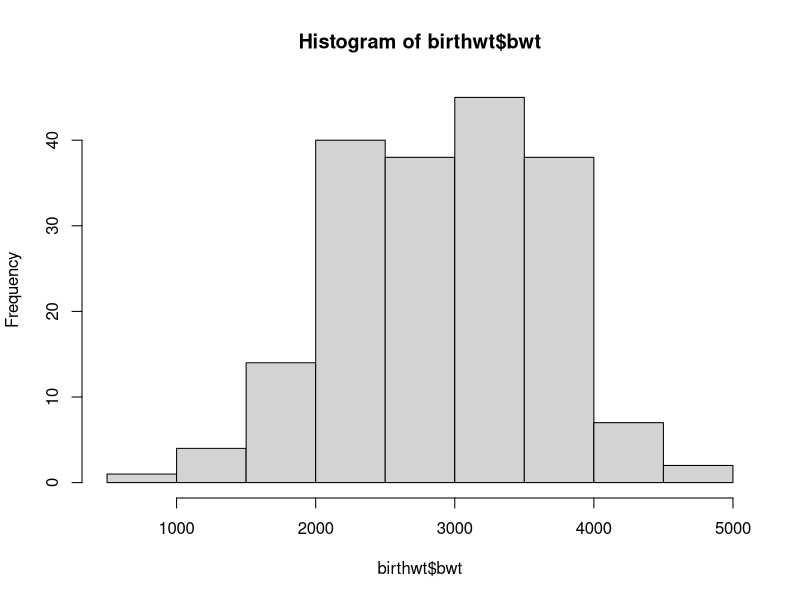
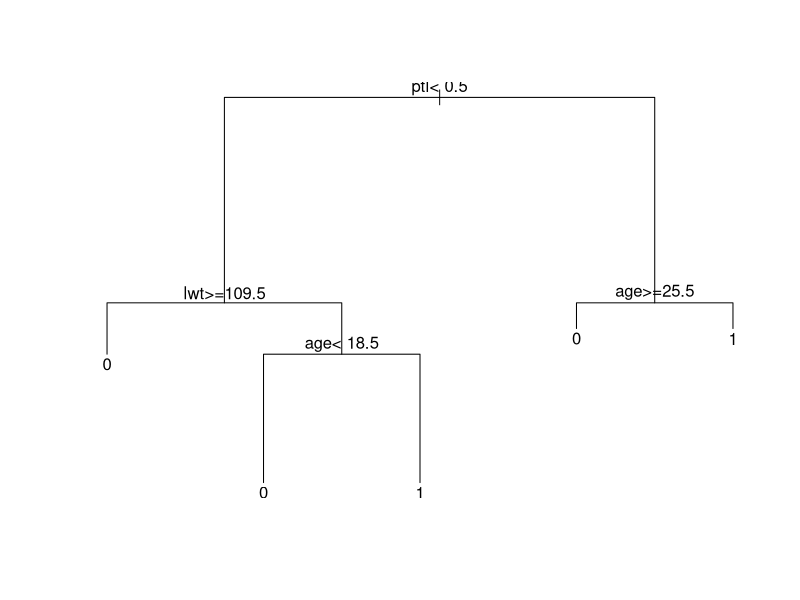

R code for these plots, in order:
library(MASS)
library(rpart)
head(birthwt)


hist(birthwt$bwt)


cols <- c('low', 'race', 'smoke', 'ht', 'ui')
birthwt[cols] <- lapply(birthwt[cols], as.factor)

set.seed(1)
train <- sample(1:nrow(birthwt), 0.75 * nrow(birthwt))


birthwtTree <- rpart(low ~ . - bwt, data = birthwt[train, ], method = 'class')


plot(birthwtTree)
text(birthwtTree, pretty = 0)

par()

dev.off()

par(mar = rep(2, 4))

summary(birthwtTree)


birthwtPred <- predict(birthwtTree, birthwt[-train, ], type = 'class')
table(birthwtPred, birthwt[-train, ]$low)
